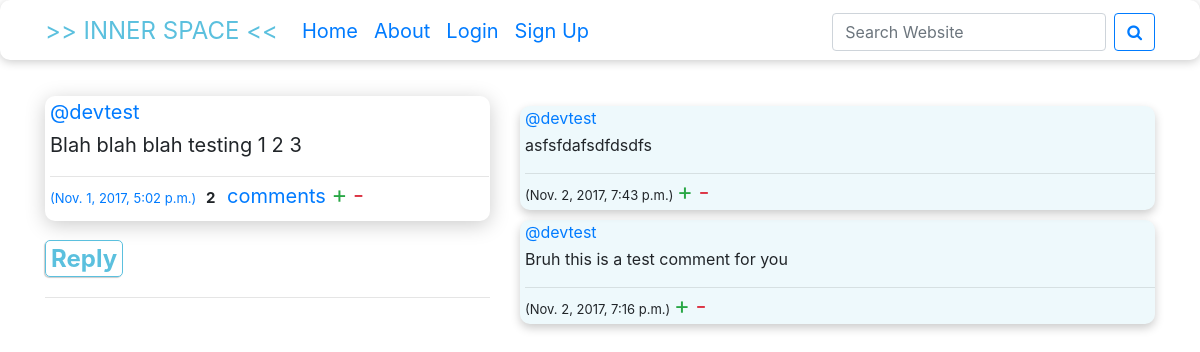
/posts/3/, run on the app's committed database.
### posts/models.py (models this page shows, shortened)
class Post(models.Model):
    user = models.ForeignKey(User,related_name='posts')
    create_date = models.DateTimeField(auto_now=True)
    message = models.TextField(max_length=4096)
    message_html = models.TextField(editable=False)
    community = models.ForeignKey(Community,related_name='posts',null=True,blank=True)
    class Meta:
        ordering = ['-create_date']
        unique_together = ('user','message')

### accounts/models.py (models this page shows, shortened)
class User(auth.models.AbstractUser):
    slug = models.SlugField(allow_unicode=True,unique=True)

### comments/models.py (models this page shows, shortened)
class Comment(models.Model):
    user = models.ForeignKey(User,related_name='comments')
    post = models.ForeignKey(Post,related_name='comments')
    create_date = models.DateTimeField(auto_now=True)
    message = models.TextField(max_length=256)
    message_html = models.TextField(editable=False)
    rating = models.FloatField(default=0)
    class Meta:
        ordering = ['-create_date']
        unique_together = ('user','message')

### posts/views.py (the view)
class PostDetail(generic.DetailView):
    model = models.Post

### posts/templates/posts/post_detail.html
{% extends "base.html" %}
{% block content %}
  <div class="row">
    <div class="col-md-5">
      {% include "posts/_post.html" %}
      <div class="btn-sky" style='margin-top:20px; margin-bottom:20px;'>
        <a href="{% url 'comments:create' pk=post.pk %}">Reply</a>
      </div>
      <hr style="margin-top: 10px">
    </div>
    <div class="col-md-7">
      {% for comment in post.comments.all %}
        {% include "comments/_comment.html" %}
      {% empty %}
        <h2>No comments yet (be the first)!</h2>
      {% endfor %}
    </div>
  </div>
  </div>
{% endblock %}

### posts/templates/posts/_post.html (shortened to what this page needs)
<div class="shadebox post-item">
    <div class="post-header">
      <div class="post-user">
        <a href="{% url 'accounts:user_profile' username=post.user.slug %}">
          @{{post.user.username}}
        </a>
      </div>
    </div>
    <div class='post-content'>
      {{post.message_html|safe}}
    </div>
    <hr style='padding:0; margin:0; margin-top:1px'>
    <div class="post-footer">
      <time class="post-time">
        <a href="{% url 'posts:single' pk=post.pk %}">
          ({{post.create_date}})
        </a>
      </time>
      <span class="badge">{{post.comments.count}}</span>
      <a href="{% url 'posts:single' pk=post.pk %}">comment{{post.comments.count|pluralize}}</a>
      <span class="text-success" style='font-size: 1.2em'>+</span>
      <span class="text-danger" style='font-size: 1.2em'>-</span>
    </div>
</div>

### comments/templates/comments/_comment.html (shortened to what this page needs)
<div class="comment-item">
    <div class="comment-header">
      <div class="comment-user">
        <a href="{% url 'accounts:user_profile' username=comment.user.slug %}">
          @{{comment.user.username}}
        </a>
      </div>
    </div>
    <div class='comment-content'>
      {{comment.message|linebreaks}}
    </div>
    <hr style='padding:0; margin:0; margin-top:1px'>
    <div class="comment-footer">
      <time class="comment-time">
          ({{comment.create_date}})
      </time>
      <span class="text-success" style='font-size: 1.2em'>+</span>
      <span class="text-danger" style='font-size: 1.2em'>-</span>
    </div>
</div>

### static/innerspace/css/master.css (style rules this page uses)
body { font-size: 20px; overflow: hidden; }
:root { --jumbo-text-1-color: #89a6c6; }
.shadebox { padding: 1px; box-shadow:0 4px 20px #ccc; border-radius:10px; -webkit-transition:all .2s cubic-bezier(.93, .71, .58, 1); }
.post-item { padding-bottom: 8px; padding-left: 5px; margin-bottom: 15px; }
.post-user { margin: 0; margin-bottom: 3px; padding: 0; }
.post-content { margin: 0; padding: 0; }
.post-footer { justify-content: left; }
.post-time { font-size: 0.65em; }
.comment-item { background-color: rgba(91,192,222,0.1); margin-top: 10px; padding-left: 5px; box-shadow:0 4px 10px #ccc; border-radius:10px; -webkit-transition:all .2s cubic-bezier(.93, .71, .58, 1); }
.comment-user { margin: 0; margin-bottom: 3px; padding: 0; font-size: 0.8em; }
.comment-content { margin: 0; padding: 0; font-size: 0.8em; color: var(--jumbo-text-2-color); }
.comment-footer { justify-content: left; }
.comment-time { font-size: 0.65em; }
hr { color: blue; }

### static/innerspace/css/btn.css (style rules this page uses)
:root { --btn-good-color: rgb(91,192,222); }
.btn-sky * { background-color: rgba(var(--btn-good-color),0.6); display: inline; align-items: center; justify-content: center; border: solid 1px; border-radius:5px; border-color: var(--btn-good-color); padding-left: 5px; padding-right: 5px; padding-top: 3px; padding-bottom: 3px; font-size: 1.2em; font-weight: bold; color: var(--btn-good-color); box-shadow:-1px 1px 1px #ccc; -webkit-transition:all .14s cubic-bezier(.93, .71, .58, 1); }

### data on the page
Post: user.username "devtest", message_html "Blah blah blah testing 1 2 3", create_date "Nov. 1, 2017, 5:02 p.m.", comments.count "2"
Comment: user.username "devtest", message "asfsfdafsdfdsdfs", create_date "Nov. 2, 2017, 7:43 p.m."
Comment: user.username "devtest", message "Bruh this is a test comment for you", create_date "Nov. 2, 2017, 7:16 p.m."
